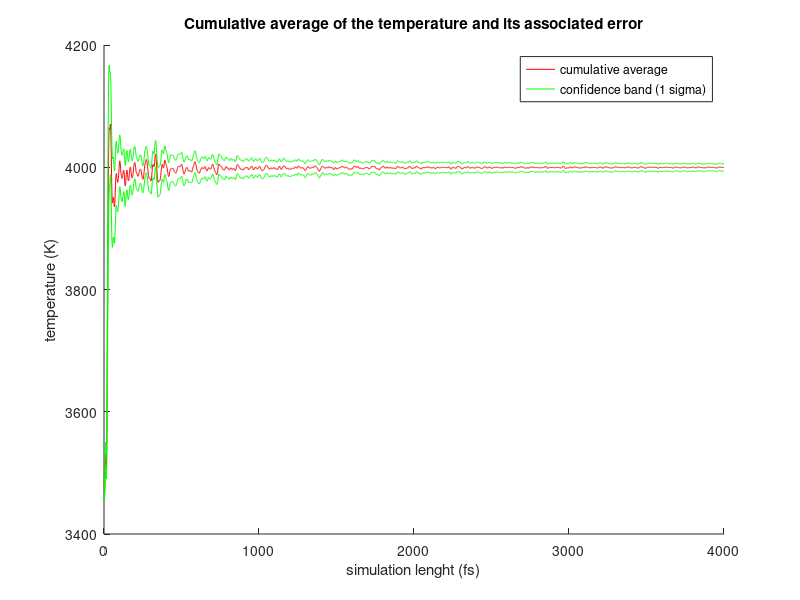

MATLAB code to generate this figure:
% PRACTICAL 3_p2

% ______________________________________________________________
%|                   Marisabel and Abdullah                     |
%|                       03/03/2017                             |
%|______________________________________________________________|

clear all
clc
clf


disp(['This script calculates the cumulative average of the temperature'...
     ' and its associated error from a file called temp.dat']),
disp(' '); %blank line


% ______________________________________________________________
%|                         NOMENCLATURE                          
%|______________________________________________________________

% m = array storing the data from "temp.dat"
% fs = simulation time (fs)
% T = temperature (k)
% t = size array T
% fs_s = size array fs
% mn = mean of the cumulative average
% stdev = standard deviation
% stdmn = standard deviation of the mean
% mn+stdmn = maximum uncertainties
% mn-stdmn = minumum uncertainties 



% ______________________________________________________________
%|                         PART 2                                
%|______________________________________________________________

%TASK 1: READING THE VALUES FROM "temp.dat"

fid1 = fopen('temp.dat', 'r');   %opening file
format = '%i %f';
m = fscanf(fid1,format, [2 inf]); %reading the file
m = m'; %calculating the transpose (we are using fscanf)
fclose(fid1); % closing file




%TASK 2: CALCULATING THE CUMULATIVE AVERAGE OF THE TEMPERATURE

fs = m(:,1);
T = m(:,2);

t = size(T);
fs_s = size(fs);
sm = 0;

for i=1:1:fs_s(1)   
    sm = sm + m(i,2); %cumulative sum
    mn(i) = sm/i; %calculating the mean for cumulative average
    stdev(i) = std(T(1:i)); %calculating the standard deviation
    stdmn(i) = stdev(i)/sqrt(i); %calculating the standard deviation of the mean
end 
    



%TASK 3: PLOTTING

hold on   % allows to plot multiple data sets
 
% Plotting the values
plot(fs,mn,'r-', fs,mn+stdmn,'g-', fs,mn-stdmn,'g-');

% Adding a legend
legend('cumulative average', 'confidence band (1 sigma)');

% Adding title and axis labels
title('Cumulative average of the temperature and its associated error');
xlabel('simulation lenght (fs)');                    
ylabel('temperature (K)');  




%TASK 4: Writing the values to a file called cumave.dat

fid2 = fopen('cumave.dat','w'); %creating the file for writing


% Writing headers
fprintf(fid2,'%25s %25s %25s\n','Cumulative average(K)','Min Uncertainty(K)',...
    'Max Uncertainty(K)');

% Write values to file
fprintf(fid2,'%26.3f %26.3f %26.3f\n',mn,mn-stdmn,mn+stdmn);


fclose(fid2); %closing file

% ______________________________________________________________
%|                              END                    
%|______________________________________________________________


    